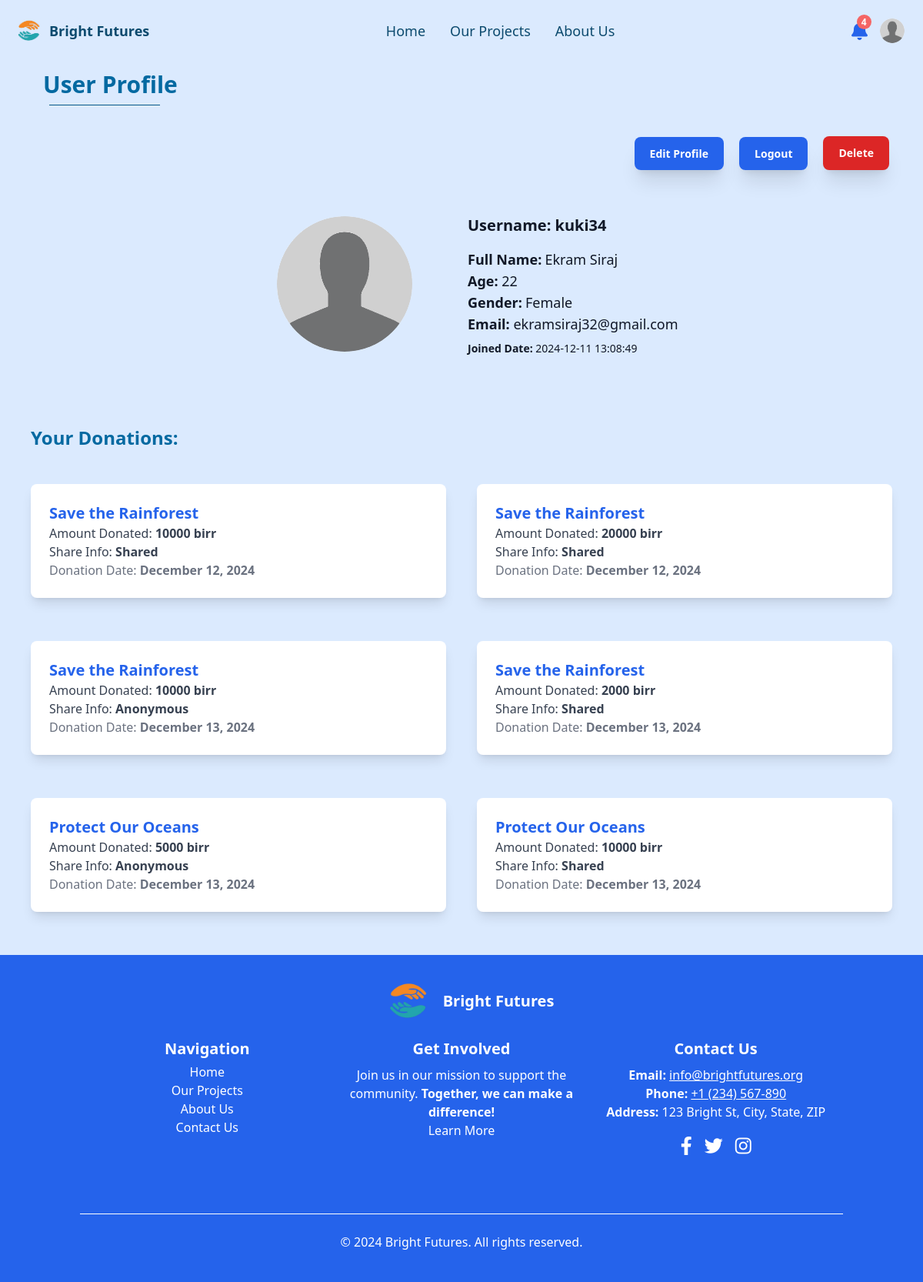
Screenshot of /src/ppuser.php (signed in) with the database file from the repository.
### tables this page shows
CREATE TABLE `User` (
  `fullName` varchar(255) NOT NULL,
  `email` varchar(255) NOT NULL,
  `age` int(11) NOT NULL,
  `gender` varchar(6) NOT NULL,
  `username` varchar(100) NOT NULL,
  `balance` int(255) NOT NULL DEFAULT 0,
  `photo` varchar(255) NOT NULL,
  `password` varchar(255) NOT NULL,
  `joinedDate` timestamp NOT NULL DEFAULT current_timestamp(),
  `first_login` tinyint(1) DEFAULT 1
);

CREATE TABLE `Donations` (
  `donId` int(11) NOT NULL,
  `username` varchar(255) NOT NULL,
  `amount` int(11) NOT NULL,
  `campId` int(11) NOT NULL,
  `shareInfo` tinyint(1) NOT NULL,
  `donatedAt` timestamp NULL DEFAULT current_timestamp()
);

CREATE TABLE `Charity` (
  `id` int(11) NOT NULL,
  `campTitle` varchar(255) NOT NULL,
  `campDesc` text NOT NULL,
  `orgName` varchar(255) NOT NULL,
  `targetGoal` decimal(10,2) NOT NULL,
  `achievedGoal` decimal(10,2) DEFAULT 0.00,
  `challenges` text DEFAULT NULL,
  `solutions` text DEFAULT NULL,
  `photo_paths` text DEFAULT NULL,
  `created_at` timestamp NOT NULL DEFAULT current_timestamp(),
  `updated_at` timestamp NOT NULL DEFAULT current_timestamp() ON UPDATE current_timestamp()
);

### src/ppuser.php (the view, shortened to what this page needs)
<?php
include("conn.php");
require "./shared/header.php";
if (isset($_SESSION['Username']) && isset($_COOKIE['Username'])) {
    $UserName = $_SESSION['Username'];
?>
    <head>
        <link href="./output.css" rel="stylesheet">
    </head>
    <body class="bg-blue-100">
        <div class="mb-8 text-6xl text-blue-100">wsg</div>
        <p class="text-3xl text-sky-700 font-bold pl-14">User Profile</p>
        <hr class="border-0 h-px bg-sky-800 w-36 mb-10 ml-16 mt-2" />
        <div class="flex justify-end ">
            <div class="flex space-x-2 mr-4 pr-4">
                <div class="my-auto">
                    <a href="editprofile.php" class="text-xs rounded-lg mr-3 text-white bg-blue-600 hover:font-extrabold font-bold md:py-3 py-2 md:px-5 px-3 md:text-sm shadow-xl hover:shadow-2xl">Edit Profile</a>
                </div>
                <div class="my-auto">
                    <a href="logout.php" class="text-xs rounded-lg mr-3 text-white hover:font-extrabold font-bold md:py-3 py-2 md:px-5 px-3 md:text-sm shadow-xl hover:shadow-2xl bg-blue-600">Logout</a>
                </div>
                <div class="my-auto mr-2">
                    <button onclick="confirmDelete(event)" data-delete-url="delprofile.php" type="submit" name="delete" class="text-xs rounded-lg mr-3 bg-red-600 text-white hover:font-extrabold font-bold md:py-3 py-2 md:px-5 px-3 md:text-sm shadow-xl hover:shadow-2xl">
                        Delete
                    </button>
                </div>
            </div>
        </div>
        <div class="mt-14 pb-10">
            <?php
            $select = "SELECT * FROM User WHERE Username = '$UserName'";
            $rs = mysqli_query($con, $select);
            $count = mysqli_num_rows($rs);
            if ($count > 0) {
                while ($result = mysqli_fetch_assoc($rs)) {
            ?>
                    <div class="grid md:grid-cols-4 grid-cols-2 gap-4 justify-around">
                        <div class="col-span-1 md:block hidden">
                        </div>
                        <div class="col-span-1">
                            <img class="mx-auto rounded-full m-1 mb-2 md:w-44 md:h-44 w-28 h-28 object-cover object-center" src="<?= $result['photo'] ?>" alt="profile picture">
                        </div>
                        <div class="my-auto md:col-span-2 text-gray-900">
                            <h1 class="md:text-xl text-lg font-extrabold">Username: <?php echo $result['username'] ?></h1>
                            <p class="text-lg font-bold pt-4 inline-block">Full Name: </p>
                            <p class="text-lg inline-block"><?php echo $result['fullName'] ?></p>
                            <div>
                                <p class="text-lg font-bold inline">Age: </p>
                                <p class="text-lg inline-block"><?php echo $result['age'] ?></p>
                            </div>
                            <p class="text-lg font-bold inline">Gender:</p>
                            <p class="text-lg inline-block"><?php echo $result['gender'] ?></p>
                            <div>
                                <p class="text-lg font-bold inline">Email: </p>
                                <p class="text-lg inline-block"><?php echo $result['email'] ?></p>
                            </div>
                            <p class="text-sm pt-2 text-gray-900"><b>Joined Date: </b><?php echo $result['joinedDate'] ?></p>
                        </div>
                    </div>
            <?php
                }
            } else {
                echo "<h2 class='text-center md:text-3xl font-bold mb-5 text-blue-800'>No records found</h2>";
            }
            ?>
        </div>
        <div>
            <p class="text-2xl font-bold py-4 md:mt-8 mb-2 px-10 w-fit text-sky-700">Your Donations:</p>
        </div>
        <div class="md:pt-5 pt-0">
            <div class="grid grid-cols-1 md:grid-cols-2 gap-10 mx-10 mb-10">
                <?php
                $userName = $_SESSION['Username'];
                $selectDonations = "SELECT * FROM Donations WHERE username = '$userName'";
                $rsDonations = mysqli_query($con, $selectDonations);
                $countDonations = mysqli_num_rows($rsDonations);
                if ($countDonations > 0) {
                    while ($donation = mysqli_fetch_assoc($rsDonations)) {
                        $campId = $donation['campId'];
                        $selectCampaign = "SELECT campTitle FROM Charity WHERE id = '$campId'";
                        $rsCampaign = mysqli_query($con, $selectCampaign);
                        $campaign = mysqli_fetch_assoc($rsCampaign);
                        if ($campaign) {
                            $campaignTitle = htmlspecialchars($campaign['campTitle']);
                            $amount = htmlspecialchars($donation['amount']);
                            $shInfo = htmlspecialchars($donation['shareInfo']);
                            $donDate = htmlspecialchars($donation['donatedAt']);
                ?>
                            <div class="bg-white shadow-lg rounded-lg p-6 mb-4">
                                <h2 class="text-xl font-bold text-blue-600"><?php echo $campaignTitle; ?></h2>
                                <p class="text-gray-700">Amount Donated: <span class="font-semibold"><?php echo $amount; ?> birr</span></p>
                                <p class="text-gray-700">Share Info: <span class="font-semibold"><?php echo $shInfo ? 'Shared' : 'Anonymous'; ?></span></p>
                                <p class="text-gray-500">Donation Date: <span class="font-semibold"><?php echo date("F j, Y", strtotime($donDate)); ?></span></p>
                            </div>
                <?php
                        }
                    }
                } else {
                    echo "<p class='text-center text-gray-500'>No donations found.</p>";
                }
                ?>
            </div>
            <div class="bg-blue-600 text-white pt-3 pb-6 md:flex md:items-center">
                <div class="container mx-auto px-4">
                    <div class="flex justify-center items-center pt-0 mt-0">
                        <img src="./img/logo.png" alt="Logo" class="md:w-24 w-10" />
                        <h2 class="text-white font-bold md:text-xl">Bright Futures</h2>
                    </div>
                    <div class="flex flex-col md:flex-row justify-between w-full mb-16">
                        <div class="w-full md:w-1/3 mb-4 md:mb-0 text-center">
                            <h4 class="md:text-xl font-bold pb-1">Navigation</h4>
                            <a href="/" class="text-white hover:underline block">Home</a>
                            <a href="/projects" class="text-white hover:underline block">Our Projects</a>
                            <a href="/about" class="text-white hover:underline block">About Us</a>
                            <a href="/about#contact-us" class="text-white hover:underline block">Contact Us</a>
                        </div>
                        <div class="w-full md:w-1/3 mb-4 md:mb-0 text-center">
                            <h4 class="md:text-xl font-bold pb-2">Get Involved</h4>
                            <p>Join us in our mission to support the community. <b>Together, we can make a difference!</b></p>
                            <a href="/about" class="hover:underline text-white">Learn More</a>
                        </div>
                        <div class="w-full md:w-1/3 text-center">
                            <h4 class="text-xl font-bold pb-2">Contact Us</h4>
                            <p><b>Email:</b> <a href="mailto:info@brightfutures.org" class="underline">info@brightfutures.org</a></p>
                            <p><b>Phone:</b> <a href="tel:+1234567890" class="underline">+1 (234) 567-890</a></p>
                            <p><b>Address:</b> 123 Bright St, City, State, ZIP</p>
                            <div class="flex justify-center mt-2">
                                <a href="https://facebook.com" class="flex items-center justify-center p-2 text-white">
                                    <i class="fab fa-facebook-f text-2xl hover:text-3xl duration-500"></i>
                                </a>
                                <a href="https://twitter.com" class="flex items-center justify-center p-2 text-white">
                                    <i class="fab fa-twitter text-2xl hover:text-3xl duration-500"></i>
                                </a>
                                <a href="https://instagram.com" class="flex items-center justify-center p-2 text-white">
                                    <i class="fab fa-instagram text-2xl hover:text-3xl duration-300"></i>
                                </a>
                            </div>
                        </div>
                    </div>
                    <div class="my-3 bg-white h-px mb-6"></div>
                    <div class="text-center mb-4">
                        <p>© <?php echo date('Y'); ?> Bright Futures. All rights reserved.</p>
                    </div>
                </div>
            </div>
    </body>
    </html>
<?php
} else {
    header("Location: login.php");
}
?>

### src/Shared/header.php (shortened to what this page needs)
<?php
if (isset($_SESSION['Username']) && isset($_COOKIE['Username'])) {
    $loguser = $_SESSION['Username'];
    $sql = "SELECT * FROM `User` WHERE `Username` = '$loguser'";
    $rs = mysqli_query($con, $sql);
    $result = mysqli_fetch_assoc($rs);
    $pp = $result['photo'];
    $userId = $_SESSION['Username'];
    $notificationsQuery = "SELECT * FROM Notifications WHERE username = '$userId' ORDER BY created_at DESC";
    $notificationsResult = mysqli_query($con, $notificationsQuery);
    $notifications = mysqli_fetch_all($notificationsResult, MYSQLI_ASSOC);
    $unreadCount = 0;
    foreach ($notifications as $notification) {
        if ($notification['is_read'] == 0) {
            $unreadCount++;
        }
    }
?>
<!DOCTYPE html>
<html lang="en">
<head>
    <link rel="stylesheet" href="https://cdnjs.cloudflare.com/ajax/libs/font-awesome/6.0.0-beta3/css/all.min.css">
    <link rel="stylesheet" href="../output.css">
</head>
<body>
    <header id="header" class="p-2 pr-6 py-3 flex justify-between items-center text-gray-800 fixed w-full z-20 transition-all duration-300 bg-transparent">
        <div class="flex items-center">
            <img src="./img/logo.png" alt="Logo" class="w-14" />
            <span class="text-lg font-bold text-sky-900">Bright Futures</span>
        </div>
        <nav class="md:flex flex-grow justify-center space-x-8 text-lg text-sky-900 nav-links" id="navLinks">
            <a href="/Charity/src/index.php" class="<?php echo ($_SERVER['PHP_SELF'] == '/Charity/src/index.php') ? 'text-blue-600 border-blue-600 border-b-2' : 'hover:text-blue-600 hover:border-blue-600 hover:border-b-2 duration-200'; ?>">Home</a>
            <a href="/Charity/src/projects.php" class="<?php echo ($_SERVER['PHP_SELF'] == '/Charity/src/projects.php') ? 'text-blue-600 border-blue-600 border-b-2' : 'hover:text-blue-600 hover:border-blue-600 hover:border-b-2 duration-200'; ?>">Our Projects</a>
            <a href="/Charity/src/about.php" class="<?php echo ($_SERVER['PHP_SELF'] == '/Charity/src/about.php') ? 'text-blue-600 border-blue-600 border-b-2' : 'hover:text-blue-600 hover:border-blue-600 hover:border-b-2 duration-200'; ?>">About Us</a>
        </nav>
        <div class="flex space-x-4">
            <div class="relative">
                <button type="button" id="notificationButton" class="notification-icon relative">
                    <i class="fas fa-bell text-2xl" style="color: #2563eb !important;"></i>
                    <?php if ($unreadCount > 0): ?>
                        <span class="absolute" style="top: -0.3rem; right: -0.3rem; background-color: #f56565; color: white; width: 1.2rem; height: 1.2rem; border-radius: 50%; display: flex; align-items: center; justify-content: center; font-size: 0.75rem; font-weight: bold;">
                            <?php echo $unreadCount; ?>
                        </span>
                    <?php endif; ?>
                </button>
            </div>
            <a href="ppuser.php?UserName=<?php echo $result['username']; ?>" class="pp ml-2 flex items-center duration-300">
                <img class="mx-auto rounded-full w-8 h-8 object-center object-cover" src="<?php echo $pp; ?>" alt="Profile Picture">
            </a>
        </div>
    </header>
</body>
</html>
<?php
}
?>

### src/Shared/header.php (style rules this page uses)
.hidden { display: none; }

### rows the page displays
user: photo (placeholder picture), username "kuki34", fullName "Ekram Siraj", age "22", gender "Female", email "ekramsiraj32@gmail.com", joinedDate "2024-12-11 13:08:49"
donations: campId.campTitle "Save the Rainforest", amount "10000", shareInfo "Shared", donatedAt "December 12, 2024"
donations: campId.campTitle "Save the Rainforest", amount "20000", shareInfo "Shared", donatedAt "December 12, 2024"
donations: campId.campTitle "Save the Rainforest", amount "10000", shareInfo "Anonymous", donatedAt "December 13, 2024"
donations: campId.campTitle "Save the Rainforest", amount "2000", shareInfo "Shared", donatedAt "December 13, 2024"
donations: campId.campTitle "Protect Our Oceans", amount "5000", shareInfo "Anonymous", donatedAt "December 13, 2024"
donations: campId.campTitle "Protect Our Oceans", amount "10000", shareInfo "Shared", donatedAt "December 13, 2024"

### other values shown
$unreadCount "4"
